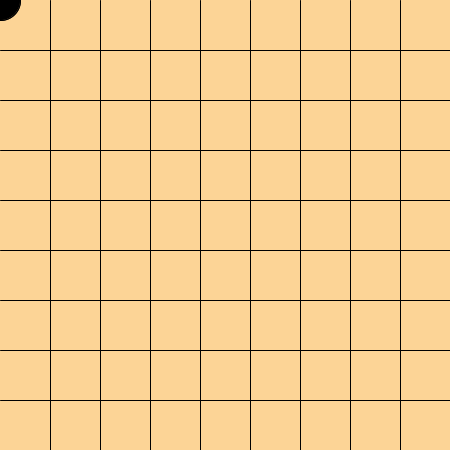
Frame 1 (no input)
Frame 60 (the mouse pressed at the canvas centre just before this capture): identical to frame 1, image omitted
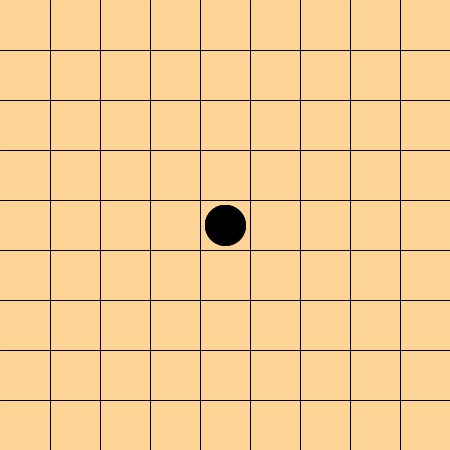
Frame 120 (the mouse held since frame 60 and released just before this capture)

The Processing sketch that drew these frames (run headless with seeded random() and noise(); from frame 60 on, the mouse is pressed at the canvas centre):

// Processing sketch: week16_go_for_line_mousePressed_mouseX_mouseY
// ── week16_go_for_line_mousePressed_mouseX_mouseY.pde
void setup(){
 size(450,450);
}
int bx=0,by=0;
void draw(){
  background(#FCD496);
  for(int y=50;y<450;y+=50){
   line(0,y,450,y); 
  }
  for(int x=50;x<450;x+=50){
   line(x,0,x,450);
  }
  fill(0);
  ellipse(mouseX,mouseY,40,40);
  ellipse(bx,by,40,40);
}
void mousePressed(){
 bx=mouseX;by=mouseY;  
}
